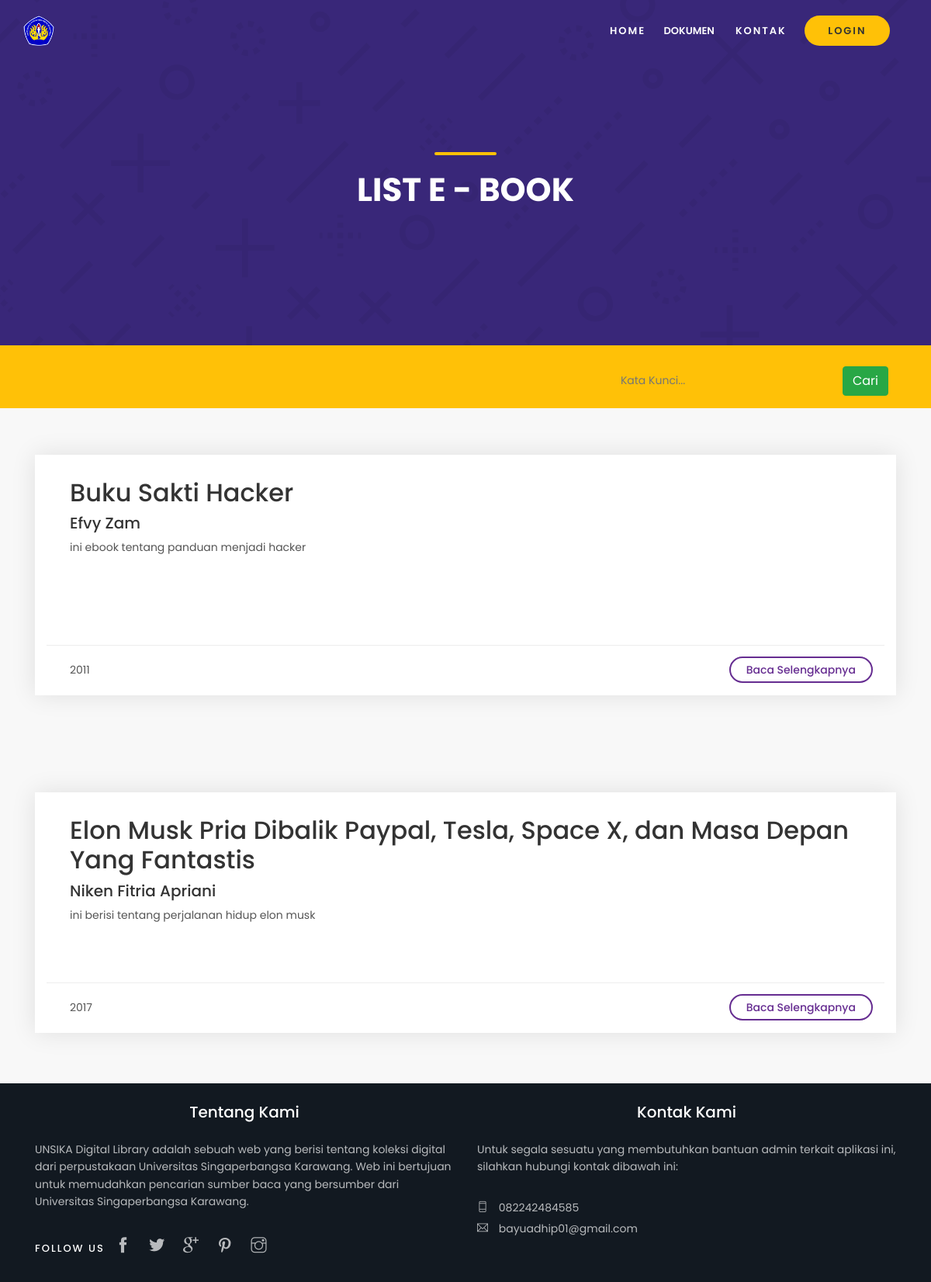
The page /index.php/home/buku on the database its author committed.
### tables this page shows
CREATE TABLE `ebook` (
  `id_buku` int(11) NOT NULL,
  `judul` varchar(300) NOT NULL,
  `penulis` varchar(300) NOT NULL,
  `tahun` varchar(5) NOT NULL,
  `penerbit` varchar(100) NOT NULL,
  `kota` varchar(100) NOT NULL,
  `email` varchar(200) NOT NULL,
  `sinopsis` varchar(1000) NOT NULL,
  `file` varchar(255) NOT NULL
);

### application/controllers/Home.php (called while the page is built, shortened)
<?php
class Home extends CI_Controller {
	public function __construct()
	{
		$this->load->database();
		$this->load->library(['ion_auth', 'form_validation']);
		$this->load->helper(['url', 'language']);
		$this->load->model(['umum_model','anggota_model', 'jurnal_model' , 'ebook_model', 'skripsi_model', 'lainnya_model']);
	}
	public function buku()
	{
		$data['ebook'] = $this->ebook_model->getAll();
		$this->load->view('ebook/buku', $data);
	}
}

### index.php (called while the page is built, shortened)
<?php
require_once BASEPATH.'core/CodeIgniter.php';

### application/models/ebook_model.php (called while the page is built, shortened)
<?php defined('BASEPATH') OR exit('No direct script access allowed');
class ebook_model extends CI_Model
{
    private $_table = "ebook";
    public function getAll()
    {
        return $this->db->get($this->_table)->result();
    }
}

### application/views/ebook/buku.php (the view, shortened to what this page needs)
<!DOCTYPE html>
<html lang="en">
<head>
</head>
<body>
	<header class="header fadeInDown">
	</header>
	<main>
		<section id="hero_in" class="cart_section">
			<div class="wrapper">
				<div class="container">
					<h1 class="fadeInUp"><span></span>List E - Book</h1>
				</div>
			</div>
		</section>
		<div class="filters_listing sticky_horizontal">
			<div class="container">
				<ul class="clearfix ">
					<li class="float-right">
					<?=form_open_multipart('proses/search_ebook') ?>
					<div class="form-inline">
							<div class="form-group">
                                <input required type="text" name='keyword' placeholder="Kata Kunci..." class='form-control-plaintext col-md-12'>
                            </div>
							<button  type="submit" class="btn btn-success waves-effect waves-light">Cari</button>
					</div>
					</li>
				</ul>
			</div>
		</div>
		<?php foreach ($ebook as $j): ?>
		<div class="container margin_60_35">
			<div class="box_list wow">
					<div class="col-lg-12">
						<div class="wrapper">
							<h2><?=$j->judul?></h2>
							<h5><?=$j->penulis?></h5>
							<p><?=$j->sinopsis?></p>
						</div>
						<ul>
							<li><?= $j->tahun ?></li>
							<li><a href="<?=site_url('home/detail_ebook/'.$j->id_buku)?>">Baca Selengkapnya</a></li>
						</ul>
					</div>
				</div>
		</div>
		<?php endforeach;?>
	</main>
	<footer>
	</footer>
</body>
</html>

### assets/css/wizard.css (style rules this page uses)
.form-group { position: relative; }

### rows shown on the page
ebook: judul "Buku Sakti Hacker", penulis "Efvy Zam", sinopsis "ini ebook tentang panduan menjadi hacker", tahun "2011"
ebook: judul "Elon Musk Pria Dibalik Paypal, Tesla, Space X, dan Masa Depan Yang Fantastis", penulis "Niken Fitria Apriani", sinopsis "ini berisi tentang perjalanan hidup elon musk", tahun "2017"
